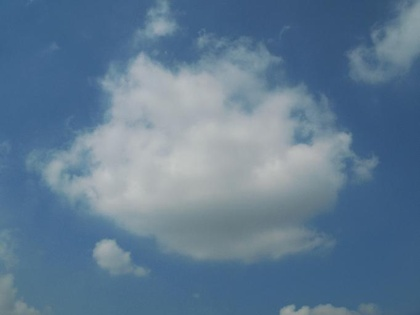
%> input picture B10.jpg, 420 x 315 px, shrunk from 682 x 512 before the run
$ octave Figure3.m   (GNU Octave 9; MATLAB toolbox functions it lacks are replaced by stand-ins)
%> lines starting %> are read from the running program, lines starting %| are printed output that depends on the picture
%> further down, I is the input picture: size 315x420x3 uint8; mean R, G, B 95.8, 122.6, 146.6
### scripts/color16_struct.m
function [color_ch]=color16_struct(input_image)
% This function generates the 16 color channels in the form of a struct.
% Input: Input-image
% Output: 16 color channels


[rows,cols,~]=size(input_image);
%> rows = 315; cols = 420
input_image=double(input_image);

[red,green,blue] = RGBPlane(input_image);
St_Red=reshape(red,1,rows*cols);
St_Green=reshape(green,1,rows*cols);
St_Blue=reshape(blue,1,rows*cols);

HSV = rgb2hsv(input_image);
%> HSV: size 315x420x3 double; mean H, S, V 0.6, 0.4, 146.7
H_Image = HSV(:, :, 1);  % Extract the H image.
S_Image = HSV(:, :, 2);  % Extract the S image.
V_Image = HSV(:, :, 3);  % Extract the V image.


YIQ = rgb2ntsc(input_image);
%> YIQ: size 315x420x3 double; mean of channels 1, 2, 3 117.3, -23.7, 1.9
Y=YIQ(:,:,1);
I=YIQ(:,:,2);
%> I: size 315x420 double
Q=YIQ(:,:,3);


%LAB Color model
colorTransform = makecform('srgb2lab');
lab = applycform(uint8(input_image), colorTransform);
%> lab: size 315x420x3 uint8; mean of channels 1, 2, 3 127.2, 123.4, 111.4
labd = lab2double(lab);
%> labd: size 315x420x3 double; mean of channels 1, 2, 3 49.9, -4.6, -16.6
L_Image = labd(:, :, 1);  % Extract the L image.
A_Image = labd(:, :, 2);  % Extract the A image.
B_Image = labd(:, :, 3);  % Extract the B image.

rb1=red./blue;
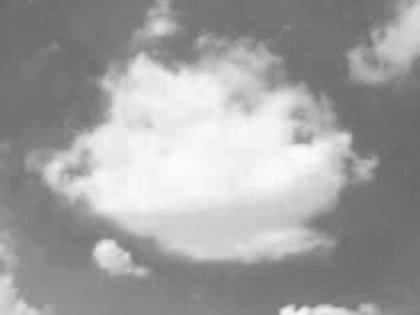
%> rb1: size 315x420 double; min 0.415, max 0.995, mean 0.633
rb2=(red-blue);
BR=(blue-red)./(blue+red);
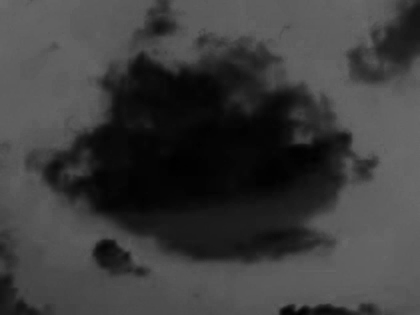
%> BR: size 315x420 double; min 0.0026, max 0.414, mean 0.24

%Chroma array
Chroma2=zeros(1,rows*cols);
ch_draft1=cat(1,St_Red,St_Green,St_Blue);
for k=1:rows*cols
        Chroma2(1,k)=max(ch_draft1(:,k))-min(ch_draft1(:,k));
end

Chroma=reshape(Chroma2,rows,cols);
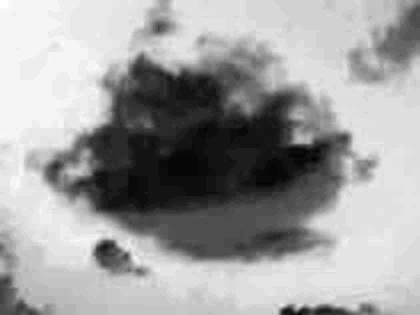
%> Chroma: size 315x420 double; min 2, max 80, mean 50.9; drawn with min black and max white


 field1 = 'c1';  value1 = red;
 field2 = 'c2';  value2 = green;
 field3 = 'c3';  value3 = blue;
 field4 = 'c4';  value4 = H_Image;
 field5 = 'c5';  value5 = S_Image;
 field6 = 'c6';  value6 = V_Image;
 field7 = 'c7';  value7 = Y;
 field8 = 'c8';  value8 = I;
 field9 = 'c9';  value9 = Q;
 field10 = 'c10';  value10 = L_Image;
 field11 = 'c11';  value11 = A_Image;
 field12 = 'c12';  value12 = B_Image;
 field13 = 'c13';  value13 = rb1;
 field14 = 'c14';  value14 = rb2;
 field15 = 'c15';  value15 = BR;
 field16 = 'c16';  value16 = Chroma;


 color_ch = struct(field1,value1,field2,value2,field3,value3,field4,value4,field5,value5,field6,value6,field7,value7,field8,value8,field9,value9,field10,value10,field11,value11,field12,value12,field13,value13,field14,value14,field15,value15,field16,value16);


### scripts/RGBPlane.m
% This function inputs the test image and outputs the red, green, blue
% plane.

function [red,green,blue] = RGBPlane(TestImage)

% Extract out the individual color channels
red = TestImage(:, :, 1);
green = TestImage(:, :, 2);
blue = TestImage(:, :, 3);

### scripts/showasImage.m

function [OutputMatrix] = showasImage(InputMatrix)
[rows,cols]=size(InputMatrix);

minValue=min(min(InputMatrix));
%> minValue = 0.0026
maxValue=max(max(InputMatrix));
%> maxValue = 0.414
Range=maxValue-minValue;
%> Range = 0.411

for i=1:rows
    for j=1:cols
        OutputMatrix(i,j)=((InputMatrix(i,j)-minValue)/Range)*255;
    end
end
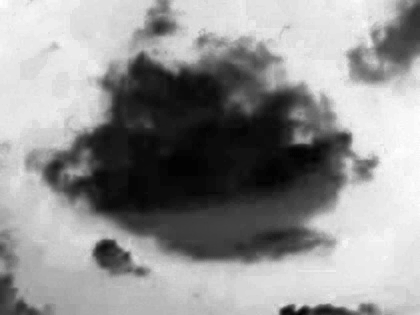
%> OutputMatrix: size 315x420 double; min 0, max 255, mean 147

### Figure3.m
clc;

addpath(genpath('./scripts/'));
addpath(genpath('./GraphCut/'));
addpath(genpath('./HDRimaging/'));


I = imread('B10.jpg') ;
figure; imshow(I);

[color_ch]=color16_struct(I);
I_c=color_ch.c15;

figure;
imshow(I_c);

% invert the colors, as shown in the manuscript.
norm_image = showasImage(I_c);
norm_image = 255 - norm_image;
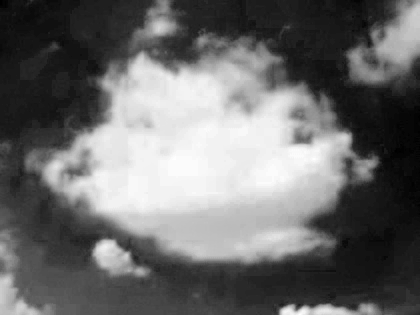
%> norm_image: size 315x420 double; min 0, max 255, mean 108
figure; imshow(uint8(norm_image));

[rows,cols,~]=size(I);
%> rows = 315; cols = 420

X_data=I_c(:);
[center, U, obj_fcn] = fcm(X_data, 2);
%> center = [0.341; 0.0778]; obj_fcn = [1157.1 549.2 295 280.6 279.8 279.8 279.8 279.8 279.8 279.8]
res=U(1,:);
center
%> center = [0.341; 0.0778]

if center(1)<center(2)
    cloud_mem=reshape(res,rows,cols);
else
    cloud_mem=ones(rows,cols)-reshape(res,rows,cols);
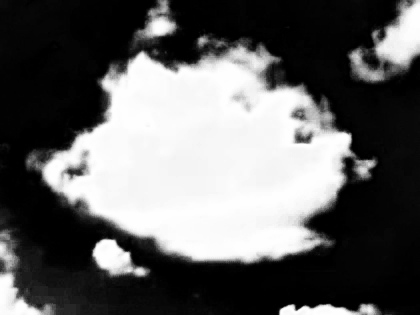
%> cloud_mem: size 315x420 double; min 1.65e-08, max 1, mean 0.386
end

figure;
imshow(cloud_mem); colormap(parula); %colorbar;
%> after `colormap(parula)`:
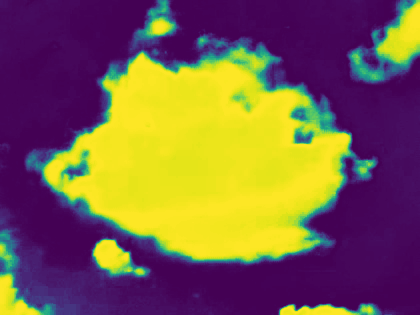
%> displayed picture: size 315x420x3, on the screen's scale of 0 to 255; mean R, G, B 124.1, 95.2, 75.2
newmap = parula;
